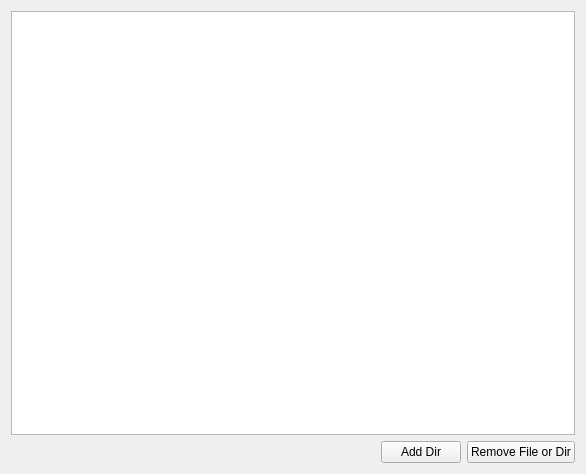
<?xml version="1.0" encoding="UTF-8"?>
<ui version="4.0">
 <class>Widget</class>
 <widget class="QWidget" name="Widget">
  <property name="geometry">
   <rect>
    <x>0</x>
    <y>0</y>
    <width>586</width>
    <height>474</height>
   </rect>
  </property>
  <property name="windowTitle">
   <string>QFileSytemModel</string>
  </property>
  <layout class="QVBoxLayout" name="verticalLayout">
   <item>
    <widget class="QTreeView" name="treeView"/>
   </item>
   <item>
    <layout class="QHBoxLayout" name="horizontalLayout">
     <item>
      <spacer name="horizontalSpacer">
       <property name="orientation">
        <enum>Qt::Horizontal</enum>
       </property>
       <property name="sizeHint" stdset="0">
        <size>
         <width>40</width>
         <height>20</height>
        </size>
       </property>
      </spacer>
     </item>
     <item>
      <widget class="QPushButton" name="addDirButton">
       <property name="text">
        <string>Add Dir</string>
       </property>
      </widget>
     </item>
     <item>
      <widget class="QPushButton" name="removeButton">
       <property name="text">
        <string>Remove File or Dir</string>
       </property>
      </widget>
     </item>
    </layout>
   </item>
  </layout>
 </widget>
 <resources/>
 <connections/>
</ui>
